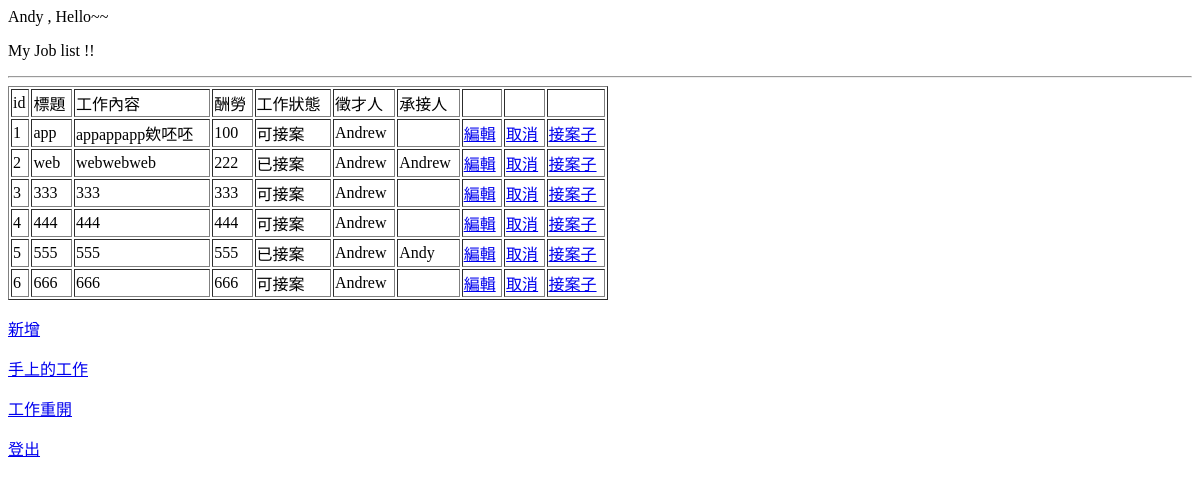
/02.list1.php (signed in), run on an earlier commit of the app's database.
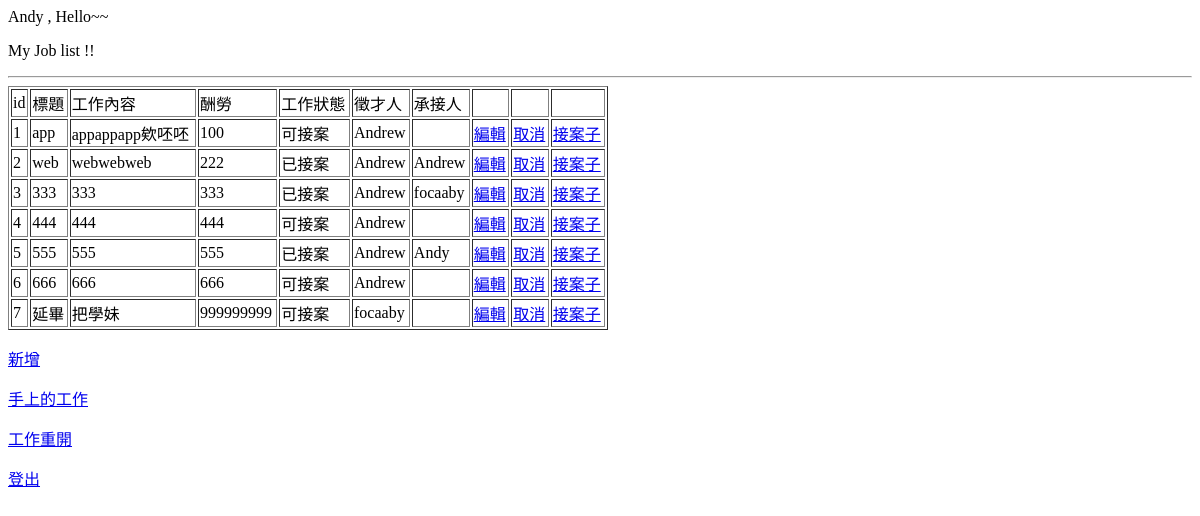
And on a later commit of the database.
### tables this page shows
CREATE TABLE IF NOT EXISTS `work` (
  `id` int(11) NOT NULL,
  `title` varchar(30) NOT NULL,
  `msg` text NOT NULL,
  `price` int(11) NOT NULL,
  `status` int(11) NOT NULL,
  `whostart` varchar(20) DEFAULT NULL,
  `whotake` int(20) DEFAULT NULL
);

CREATE TABLE IF NOT EXISTS `user` (
  `id` int(11) NOT NULL,
  `password` varchar(20) NOT NULL,
  `nickname` varchar(20) NOT NULL,
  `idtype` int(11) NOT NULL DEFAULT '0'
);

### 02.list1.php (the view, shortened to what this page needs)
<?php
    require("config.php");
?>
<!DOCTYPE html PUBLIC "-//W3C//DTD XHTML 1.0 Transitional//EN" "http://www.w3.org/TR/xhtml1/DTD/xhtml1-transitional.dtd">
<html xmlns="http://www.w3.org/1999/xhtml">
<head>
</head>
<body>
<p>My Job list !! </p>
<hr />
<table width="600" border="1">
  <tr>
    <td>id</td>
    <td>標題</td>
    <td>工作內容</td>
    <td>酬勞</td>
    <td>工作狀態</td>
    <td>徵才人</td>
    <td>承接人</td>
    <td> </td>
    <td> </td>
    <td> </td>
  </tr>
<?php
$sql = "select * from work order by id asc;";
$results=mysqli_query($conn,$sql);
$whotake="";
while (	$rs=mysqli_fetch_array($results)) {
    if($rs['whotake'] != NULL){
        $sql1 = "select nickname from user where id='" . $rs['whotake'] . "';";
        $results1=mysqli_query($conn,$sql1);
        while (	$rs1=mysqli_fetch_array($results1)) {
            $whotake=$rs1['nickname'];
        }
    } else {
        $whotake="";
    }
    if($rs['status']==0)
        $rs['status']="可接案";
    else if($rs['status']==1)
        $rs['status']="已接案";
    else if($rs['status']==2)
        $rs['status']="已完成";
    else if($rs['status']==3)
        $rs['status']="已取消";
	echo "<tr><td>" , $rs['id'] ,
    "</td><td>" , $rs['title'] ,
	"</td><td>" , $rs['msg'],
	"</td><td>" , $rs['price'],
	"</td><td>" , $rs['status'],
	"</td><td>" , $rs['whostart'],
	"</td><td>" , $whotake,
	"</td><td>" , "<a href='04.editform.php?id=",$rs['id'] ,"'>編輯</a>",
    "</td><td>" , "<a href='03.cancel.php?id=",$rs['id'] ,"' onclick='return confirm(\"are you sure ?\");'>取消</a></br>",
    "</td><td>" , "<a href='03.getwork.php?id=",$rs['id'] ,"' onclick='return confirm(\"are you sure ?\");'>接案子</a></br>",
    "</td></td></tr>";
}
?>
</table>
<p><a href="03.addform.php">新增</a> </p>
<p><a href="03.worklist.php">手上的工作</a> </p>
<p><a href="03.deletebackup.php">工作重開</a> </p>
<p><a href="logout.php">登出</a> </p>
</body>
</html>

### config.php (shortened to what this page needs)
<?php
	if ( $_SESSION["uID"] == "" )
		header("Location: 01.login.php");
    else
        echo $_SESSION["nick"]," , Hello~~";
?>

What changed in the data, as far as the page shows it:
changed work id 3: status "可接案" → "已接案"; user.nickname (not shown) → "focaaby"
added work: id "7", title "延畢", msg "把學妹", price "999999999", status "可接案", whostart "focaaby"
